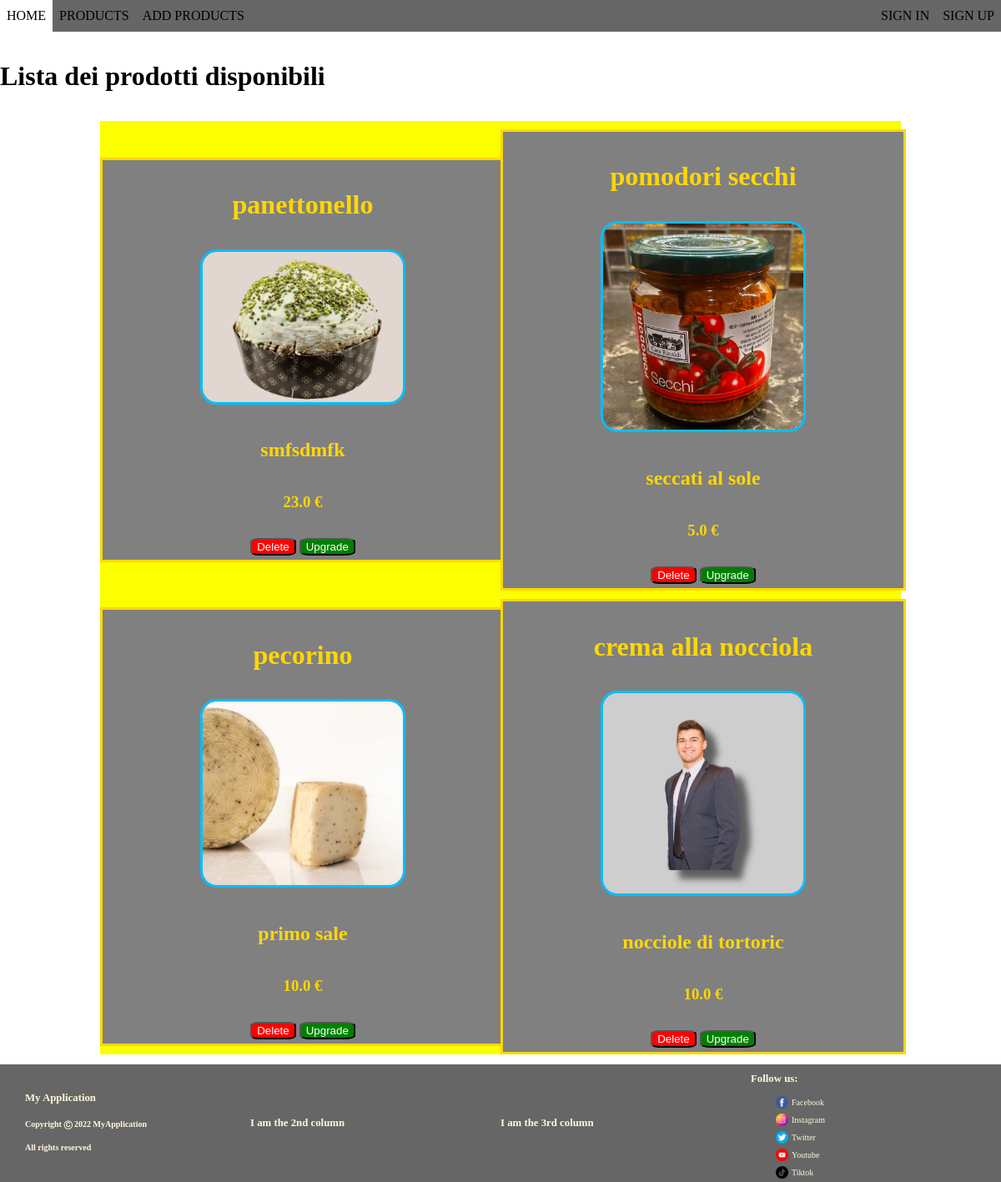
Before: / with the older database file.
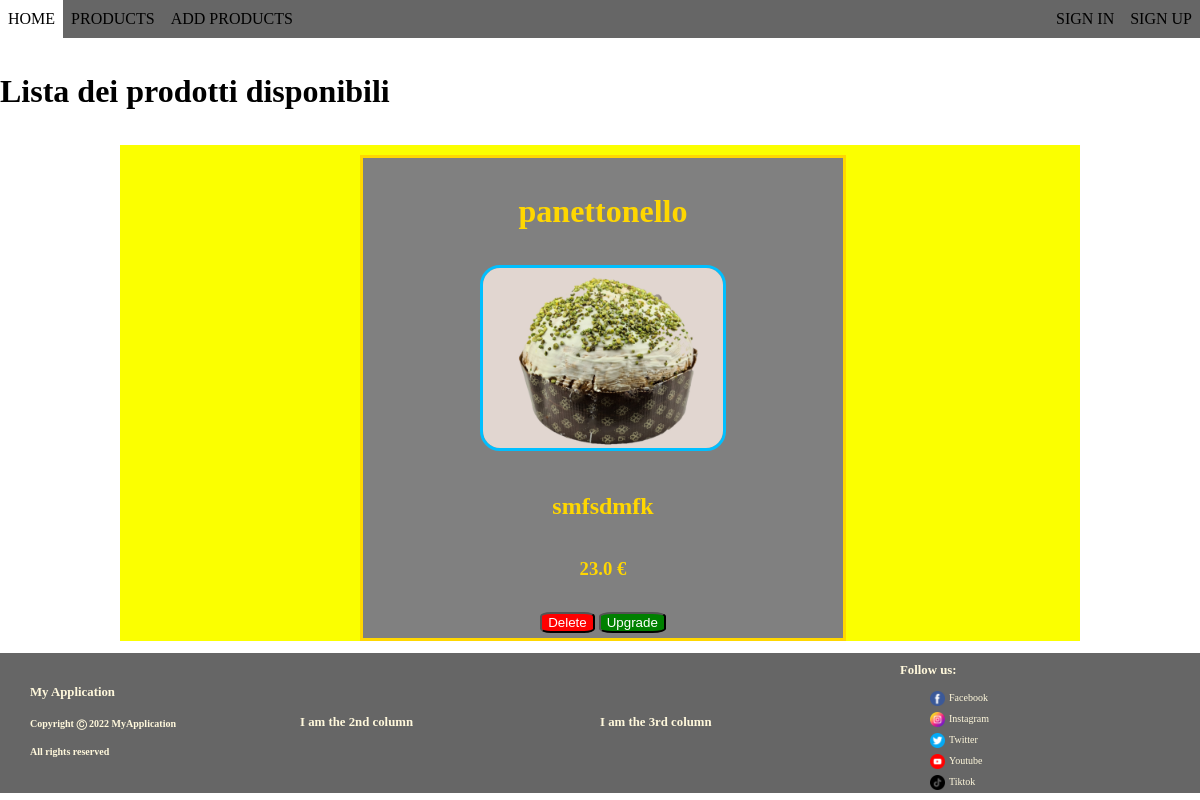
After: the same page with the newer database file.
### model.py (models this page shows)
class Product(db.Model):
    id = db.Column(db.Integer, primary_key=True)
    name = db.Column(db.String(100))
    description = db.Column(db.String(300))
    category = db.Column(db.String(30))
    price = db.Column(db.Float)
    quantity = db.Column(db.Integer)
    availability = db.Column(db.Boolean)
    img_path = db.Column(db.String(100))

### app.py (the view)
@app.route('/')
def index():
    product_list = Product.query.all()
    return render_template('products.html', product_list=product_list)

### templates/products.html (shortened to what this page needs)
{% extends 'layout.html' %}
{% block layout %}
<h1>Lista dei prodotti disponibili</h1>
<div class="pro-container">
  {% for product in product_list %}
  <div class="col-6">
    <div class="pro-item">
      <h1>{{product.name}}</h1>
      <div class="pro-image">
        <img src="{{product.img_path}}" alt="image not">
      </div>
      <h2>{{product.description}}</h2>
      <h3>{{product.price}} €</h3>
      <form>
        <button class="button-red" type="submit" formaction="/deleteproduct/{{product.id}}">Delete</button>
        <button class="button-green" type="submit" formaction="/upgradeproduct/{{product.id}}">Upgrade</button>
     </form>
    </div>
  </div>
  {% endfor %}
</div>
{% endblock %}

### templates/layout.html (shortened to what this page needs)
<!DOCTYPE html>
<html lang="en">
<head>
    <link href="{{ url_for('static',filename='css/personal.css') }}" rel="stylesheet">
</head>
<body>
    <nav>
        <ul class="navbar" id="dropdownClick">
            <li><a href="/">home</a></li>
            <li><a href="/products">products</a></li>
            <li><a href="/addproducts">add products</a></li>
            <li class="navbar-right"><a href="/signup">sign up</a></li>
            <li class="navbar-right"><a href="/signin">sign in</a></li>
        </ul>
    </nav>
    {% block layout %}
    {% endblock %}
    <footer class="myfooter">
        <div class="row">
            <div class="col-3 maxwidth">
                <div class="foot-align-left">
                    <ul>
                        <h1>My Application</h1>
                        <h2>Copyright &#x24B8; 2022 MyApplication</h2>
                        <h2>All rights reserved</h2>
                    </ul>
                </div>
            </div>
            <div class="col-3 hide">
                <h1>I am the 2nd column</h1>
            </div>
            <div class="col-3 hide">
                <h1>I am the 3rd column</h1>
            </div>
            <div class="col-3 maxwidth">
                <div class="footright">
                    <h1>Follow us:</h1>
                    <ul>
                        <li>
                            <div class="row">
                            <img src="{{ url_for('static',filename='files/facebook.png') }}" alt="">
                            <a href="">Facebook</a>
                            </div>
                        </li>
                        <li>
                            <div class="row">
                            <img src="{{ url_for('static',filename='files/instagram.png') }}" alt="">
                            <a href="">Instagram</a>
                            </div>
                        </li>
                        <li>
                            <div class="row">
                            <img src="{{ url_for('static',filename='files/twitter.png') }}" alt="">
                            <a href="">Twitter</a>
                            </div>
                        </li>
                        <li>
                            <div class="row">
                            <img src="{{ url_for('static',filename='files/youtube.png') }}" alt="">
                            <a href="">Youtube</a>
                            </div>
                        </li>
                        <li>
                            <div class="row">
                            <img src="{{ url_for('static',filename='files/tiktok.png') }}" alt="">
                            <a href="">Tiktok</a>
                            </div>
                        </li>
                    </ul>
                </div>
            </div>
        </div>
    </footer>
</body>
</html>

### static/css/personal.css (style rules this page uses)
nav, header, footer { display: block; }
body { line-height: 2; margin: 0px; background-size: cover; }
.row { display: flex; width: 100%; flex-wrap: wrap; align-items: center; }
.row::after { display: table; clear: both; content: ""; }
.col-3 { width: 25%; }
.col-6 { width: 50%; }
.foot-align-left { text-align: left; }
.button-red { background-color: red; color: white; border-radius: 20%; }
.button-green { background-color: green; color: white; border-radius: 20%; }
.pro-container { display: flex; flex-wrap: wrap; justify-content: center; align-items: center; background-color: rgb(251, 255, 0); margin: 1% 10%; }
.pro-item { text-align: center; width: 100%; margin-top: 10px; border-style: solid; border-color: gold; background-color: gray; color: gold; }
.pro-item .pro-image img { width: 50%; height: 50%; border-radius: 20PX; background-color: none; border-style: solid; border-width: 3px; border-color: deepskyblue; }
footer.myfooter { background-color: #666; }
footer.myfooter ul { margin: 0px; padding-left: 10%; list-style: none; }
footer.myfooter ul li { margin-bottom: 1px; }
footer.myfooter ul li a { text-decoration: none; font-size: 10px; color: cornsilk; padding-left: 4px; }
footer.myfooter ul li img { width: 15px; }
footer.myfooter h1 { margin: 5px 0px; font-size: 80%; color: cornsilk; }
footer.myfooter h2 { color: cornsilk; font-size: 10px; }
nav { width: 100%; margin: 0px; }
nav ul { overflow: hidden; background-color: #666; margin: 0px; padding: 0px; }
ul.navbar li { list-style: none; float: left; }
ul.navbar li.navbar-right { float: right; }
ul.navbar li a { display: block; text-decoration: none; min-height: 16px; text-align: center; padding: 3px 8px; text-transform: uppercase; color: black; }

Changed rows visible on the page:
removed Product: name "pomodori secchi", img_path (picture), description "seccati al sole", price "5.0"
removed Product: name "pecorino", img_path (picture), description "primo sale", price "10.0"
removed Product: name "crema alla nocciola", img_path (picture), description "nocciole di tortoric", price "10.0"
